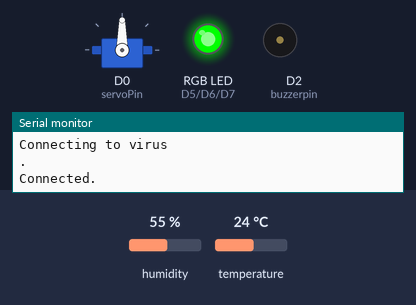
Bench run of a sketch on a simulated ESP8266 (NodeMCU). Parts: servo, an RGB LED mixed from three pins (HIGH = lit), buzzer (waves = sounding, pin HIGH), the last lines printed to the serial monitor. The test bench sets the inputs (shaded band); at power-on: temperature 24 °C, humidity 55 %. WiFi joins after 1.5 s; servers stay silent unless stated.

Above: at 6.2 s.
6.3 s: temperature set to 30 °C
9.0 s: temperature set to 33 °C
At 10.5 s:
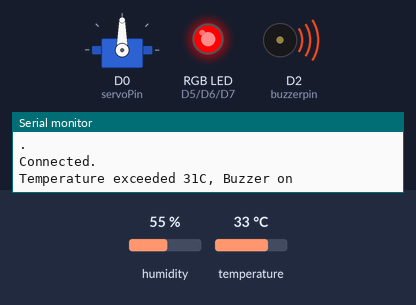
At 12.42 s:
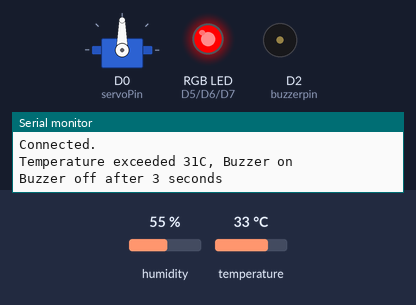
17.8 s: temperature set to 41 °C
At 18.3 s:
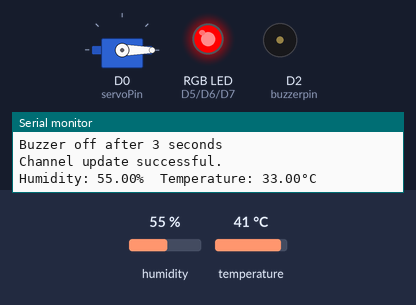
Timing chart, 0 to 24.8 s (numbered marks = the images above; inputs shaded):
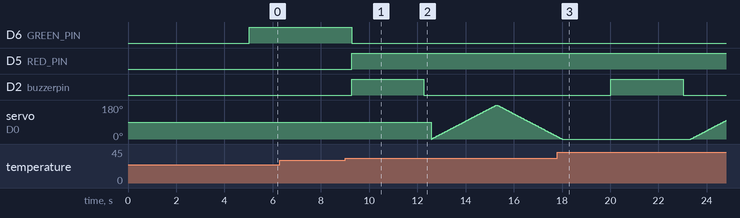

Measured:
- the behaviour switches between 31 and 32 °C on temperature (found by bisection; images 0 and 1)
- after the input at 6.3 s, every drawn part: stays the same
- after the input at 9.0 s, D6 (GREEN_PIN): HIGH → LOW after 0.27 s; D5 (RED_PIN): LOW → HIGH after 0.27 s; D2 (buzzerpin): LOW → HIGH after 0.27 s, → LOW 3.0 s later

The sketch:

SLTestG3_4.ino
```cpp
//Description: fourth test of the code, using additional features for the project, like the
//buzzer and LED to notify user that the temperature reached 30.50C.

#include <ESP8266WiFi.h>
#include <Servo.h> // ;ibrary for servo
#include "DHT.h"
#include "ThingSpeak.h" // always include thingspeak header file after other header files and custom macros

#define SECRET_SSID "virus" //input SSID
#define SECRET_PASS "AntoMar304" // input SSID password

#define SECRET_CH_ID 2009202
#define SECRET_WRITE_APIKEY "M7A8RZXUZJZLDQMQ"

#define RED_PIN D5
#define GREEN_PIN D6
#define BLUE_PIN D7

char ssid[] = "virus";   // your network SSID (name)
char pass[] = "AntoMar304";   // your network password
int keyIndex = 0;            // your network key Index number (needed only for WEP)

WiFiClient  client;
Servo servo;

unsigned long myChannelNumber = SECRET_CH_ID;
const char * myWriteAPIKey = SECRET_WRITE_APIKEY;

const int servoPin = D0; //assign servo pin to D0
const int buzzerpin = D2;// assign buzzer pin to D2

//Set DHT11
#define DHTPIN D1
#define DHTTYPE DHT11
DHT dht(DHTPIN, DHTTYPE);


void setup() {
  Serial.begin(921600);  // Initialize serial
  WiFi.mode(WIFI_STA);

  dht.begin();
  ThingSpeak.begin(client);  // Initialize ThingSpeak

  servo.attach(servoPin);

  pinMode(buzzerpin, OUTPUT);

  pinMode(RED_PIN, OUTPUT);
  pinMode(GREEN_PIN, OUTPUT);
  pinMode(BLUE_PIN, OUTPUT);

  // Connect or reconnect to WiFi
  if(WiFi.status() != WL_CONNECTED){
    Serial.print("\nConnecting to ");
    Serial.println(SECRET_SSID);
    while(WiFi.status() != WL_CONNECTED){
      WiFi.begin(ssid, pass);  // Connect to WPA/WPA2 network. Change this line if using open or WEP network
      Serial.print(".");
      delay(5000);
    }
    Serial.println("\nConnected.");
  }
}


void loop() {
  float t = dht.readTemperature();
  float h = dht.readHumidity();

//Set RGB
  if (t > 31){ //set Red LED
    digitalWrite(RED_PIN, HIGH);
    digitalWrite(GREEN_PIN, LOW);
    digitalWrite(BLUE_PIN, LOW);
    // Turn the buzzer on
    digitalWrite(buzzerpin, HIGH);
    Serial.println("Temperature exceeded 31C, Buzzer on");
    delay(3000); //5 seconds delay
    digitalWrite(buzzerpin, LOW); // Turn the buzzer off
    Serial.println("Buzzer off after 3 seconds");
  } else if (t <= 31) { //set Green LED
    digitalWrite(RED_PIN, LOW);
    digitalWrite(GREEN_PIN, HIGH);
    digitalWrite(BLUE_PIN, LOW);
  } else { //set Blue LED
    digitalWrite(RED_PIN, LOW);
    digitalWrite(GREEN_PIN, LOW);
    digitalWrite(BLUE_PIN, HIGH);
  }

  ThingSpeak.setField(1, t); // Temperature data placed in Field 1 Chart
  ThingSpeak.setField(2, h);// Humidity data placed in Field 2 Chart

// Set Servo Motor Statements
 int x = ThingSpeak.writeFields(myChannelNumber, myWriteAPIKey);
 if(t > 31){ // If temperature reached 30.50C servo will turn
  for (int i = 0; i <= 180; i++) {  // goes from 0 degrees to 180 degrees
    servo.write(i);              // tell servo to go to position in variable 'i'
    delay(15);                     // waits 15ms for the servo to reach the position
  }
  for (int i = 180; i >= 0; i--) {  // goes from 180 degrees to 0 degrees
    servo.write(i);              // tell servo to go to position in variable 'i'
    delay(15);                     // waits 15ms for the servo to reach the position
  }

// Output for channel update
  if(x == 200){
    Serial.println("Channel update successful.");
    Serial.print(F("Humidity: "));Serial.print(h);Serial.print(F("%  Temperature: "));Serial.print(t);Serial.print(F("°C "));
  }
  else{
    Serial.println("Problem updating channel. HTTP error code " + String(x));
  }

  delay(2000);// Wait 5 seconds to update the channel again
 }
}
```
